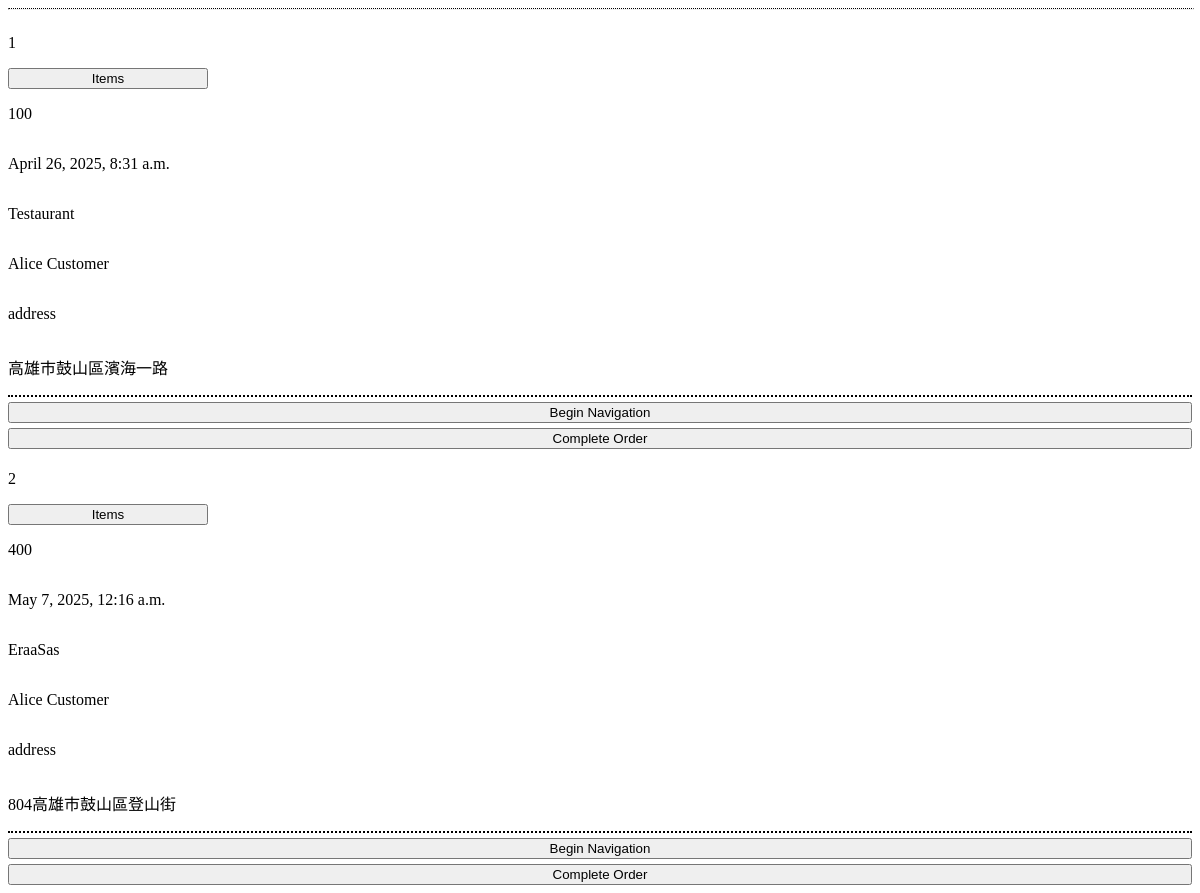
/CurrentDelivery/6, run on an earlier commit of the app's database.
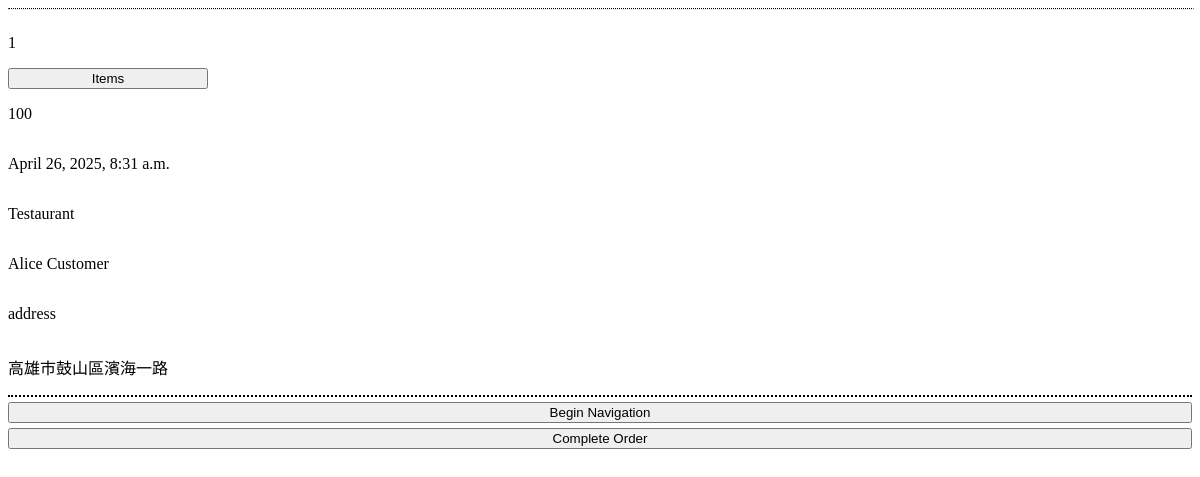
And on a later commit of the database.
### database/models.py (models this page shows)
class Order(models.Model):
    user = models.ForeignKey(User, on_delete=models.CASCADE, related_name='orders')
    restaurant = models.ForeignKey(Restaurant, on_delete=models.CASCADE)
    delivery_person = models.ForeignKey(User, on_delete=models.CASCADE, related_name='deliveries', null=True, blank=True)
    items = models.CharField(max_length=100)  # Could later become ManyToMany if needed
    price = models.IntegerField()
    created_at = models.DateTimeField(auto_now_add=True)
    status = models.CharField(max_length=100, default="Pending")
    destination = models.CharField(max_length=100, default="-")
    time = models.DurationField(default=default_duration)
    location = models.TextField(default="-")
    class Meta:
        db_table = "order"

class Restaurant(models.Model):
    Rid = models.AutoField(primary_key=True)
    name = models.CharField(max_length=100)
    picture = models.ImageField(upload_to='restaurant_pics/', blank=True)
    address = models.CharField(max_length=100, default="-")
    desc = models.TextField(default="-")
    opening_time = models.TimeField(null=True, blank=True)
    closing_time = models.TimeField(null=True, blank=True)
    latitude = models.FloatField(null=True)
    longitude = models.FloatField(null=True)
    status = models.CharField(max_length=20, default="closed")
    class Meta:
        db_table = "restaurant"

class User(models.Model):
    user_id = models.AutoField(primary_key=True)
    name = models.CharField(max_length=100)
    email = models.EmailField(unique=True)
    password = models.CharField(max_length=100)
    created_at = models.DateTimeField(auto_now_add=True)
    class Meta:
        db_table = "user"

### OrderPage/views.py (the view)
# urls.py: path('CurrentDelivery/<int:deliID>', views.ShowCurrentOrder),
def ShowCurrentOrder(request, deliID):
    Current = Order.objects.raw("SELECT * FROM 'order' WHERE delivery_person_id = %s AND status = 'pending' OR status='on route' OR status='Food Done'", [deliID])
    CurrentOrders = []
    for c in Current:
        foods = []
        orderItemsId = c.items.split(",")
        for id in orderItemsId:
            food = list(Item.objects.raw("SELECT * FROM item WHERE id = %s", [id]))[0]
            foods.append({"name":food.name, "price": food.price})
        restaurant = Restaurant.objects.get(Rid=c.restaurant_id)
        restaurant_name = restaurant.name
        restaurant_address = restaurant.address
        customer = Customer.objects.get(user_id = c.user_id)
        if c.status == "on route":
            canStartNav = False
        else:
            canStartNav = True
        details = {
        "id": c.id,
        "items": json.dumps(foods),
        "price": c.price,
        "created": c.created_at,
        "restaurant": restaurant_name,
        "customer": customer.name,
        "destination": c.destination,
        "rest_dest": restaurant_address,
        "cust_id": c.user_id,
        "status": c.status,
        "canStartNav": canStartNav
        }
        CurrentOrders.append(details)
    return render(request, "Details.html", {'detail': CurrentOrders, "deliP": deliID, "CanTake":False, "CanComplete":True})

### template/Details.html (shortened to what this page needs)
<!DOCTYPE html>
<html>
    <head>
        {% load static %}
        <link rel="stylesheet" href="{% static 'style.css' %}">
        {% load static %}
        {% load static %}
    </head>
    <body>
      <hr style="border-top: dotted 1px;" class="line" />
      <div id="detailsPage">
      {% for d in detail%}
      <div class="detailsTab">
      <p>{{d.id}}</p>
      <button class="ShowCurrentOrderItems" data-items = '{{d.items|safe}}'>Items</button>
      <p>{{d.price}}</p>
      <p>{{d.created}}</p>
      <p>{{d.restaurant}}</p>
      <p>{{d.customer}}</p>
      <p>{{d.destination}}</p>
      <p>{{d.rest_dest}}</p>
      </div>
      {% if CanComplete %}
      <button class="BeginNav" data-order="{{ d.id }}" data-customer = "{{d.cust_id}}">Begin Navigation</button>
      <button class="CompleteOrderBtn" data-order-id="{{ d.id }}" data-user = "{{deliP}}" data-customer = "{{d.cust_id}}">Complete Order</button>
      {%endif%}
      {%endfor%}
    </div>
    </body>
</html>

What changed in the data, as far as the page shows it:
removed Order: created "May 7, 2025, 12:16 a.m.", destination "address"
no longer on this page (row unchanged): Restaurant: restaurant "EraaSas", rest_dest "804高雄市鼓山區登山街"
Also different on the page:
list line gone: "2 Items 400 Begin Navigation Complete Order"
list line gone: "Alice Customer"
